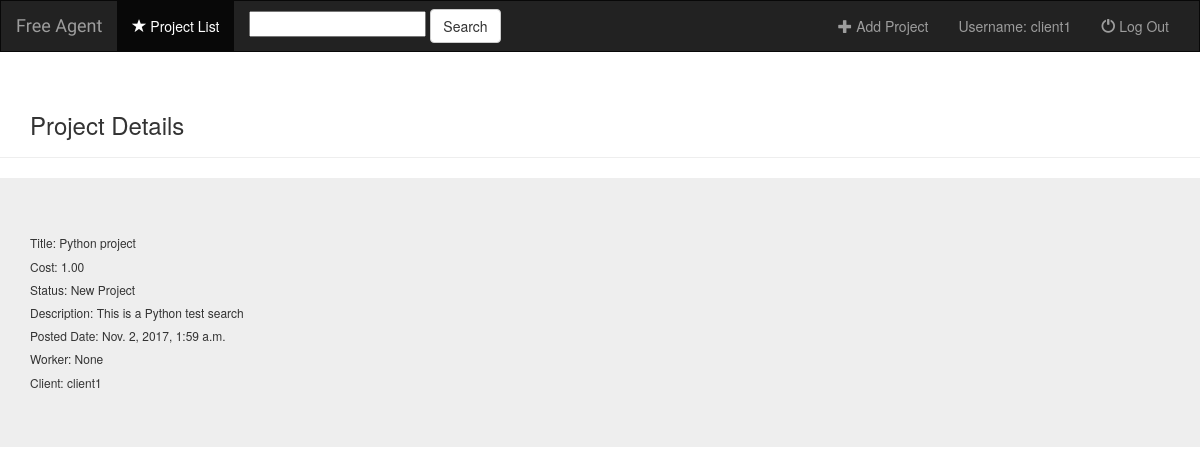
The page /freeAgentApp/2/ (signed in) on the database as committed earlier.
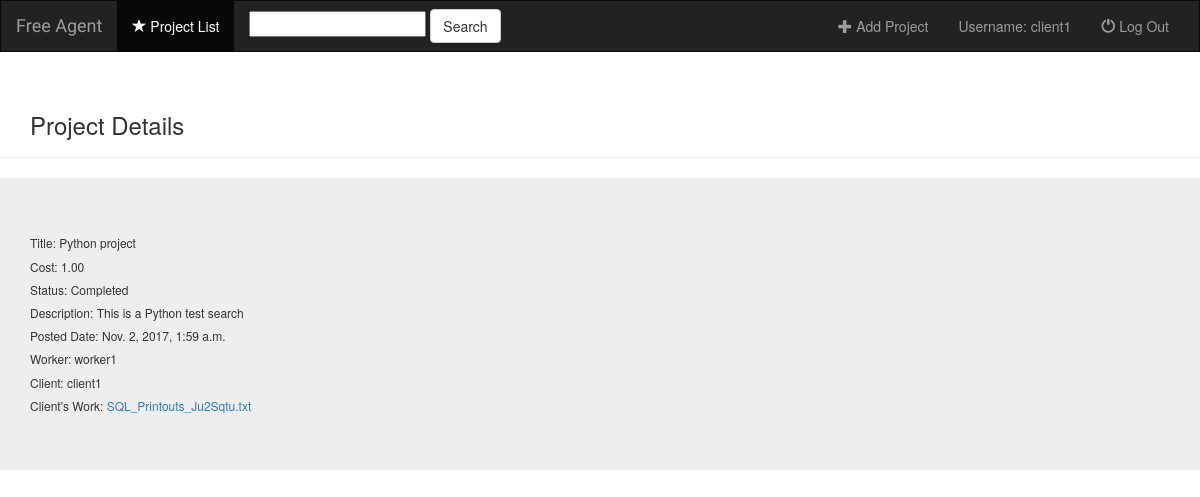
The same page on the database as committed later.
### freeAgentApp/models.py (models this page shows, shortened)
class Project(models.Model):
    title = models.CharField(max_length=100)
    cost = models.DecimalField(max_digits=15, decimal_places=2)
    pub_date = timezone.now()
    status = models.IntegerField(default=1, validators=[MinValueValidator(1), MaxValueValidator(4)])
    description = models.CharField(max_length=300)
    file_type = models.FileField(null=True, blank=True)
    client_upload = models.FileField(null=True, blank=True)
    client = models.ForeignKey(UserProfile, related_name="ThisClient", null=True, blank=True)
    worker = models.ForeignKey(UserProfile, related_name="ThisWorker", null=True, blank=True)

class UserProfile(AbstractUser):
    Identification = models.CharField(max_length=10, choices=(('F', 'freeAgent'), ('C', 'Client')))

### freeAgentApp/views.py (the view)
# urls.py: url(r'^(?P<pk>[0-9]+)/$', views.DetailView.as_view(), name='detail'),
class DetailView(LoginRequiredMixin, generic.DetailView):
    model = Project
    template_name = 'freeAgentApp/detail.html'

### freeAgentApp/templates/freeAgentApp/detail.html (shortened to what this page needs)
{% extends 'freeAgentApp/base.html' %}
{% block body %}
<div class="page-header">
    <div class="container"><h3>Project Details</h3></div>
</div>
<div class="jumbotron">
    <div class="container">
        <h6> Title: {{project.title}}</h6>
        <h6> Cost: {{project.cost}}</h6>
        <h6> Status:
            {% if project.status == 1 %} New Project
            {% elif project.status == 2 %} Applied
            {% elif project.status == 3 %} Working
            {% elif project.status == 4 %} Completed
            {% endif %}
        </h6>
        <h6> Description: {{project.description}}</h6>
        <h6> Posted Date: {{project.pub_date}}</h6>
        <h6> Worker: {{project.worker }}</h6>
        <h6> Client: {{ project.client }}</h6>
        {% if user.Identification == 'C' %}
            {% if project.status == 2 %}
                <form action="{% url 'freeAgentApp:addWorker'  %}" method="post" style=" display: inline;">
                    {%csrf_token%}
                    <input  name = "project.id" type="hidden" value="{{project.id }}" />
                    <button type="submit" name ="Accept" class="btn btn-default btn-sm"> Accept Worker</button>
                    <button type="submit" name ="Refuse" class="btn btn-default btn-sm"> Refuse Worker</button>
                </form>
            {% elif project.status == 4 %}
                <h6>
                    Client's Work:
                    {% if project.client_upload%}
                        <a href="{{ project.client_upload.url }}" download="{{ project.title }}">{{ project.client_upload}}</a>
                    {% else %}
                        None
                    {% endif %}
                </h6>
            {% endif %}
        {% endif %}
    </div>
</div>
{% endblock %}

Rows that differ between the two databases and show on the page:
changed Project "Python project": worker "None" → "worker1"; status 1 → 4 (drawn); client_upload (not shown) → "SQL_Printouts_Ju2Sqtu.txt"
Other text that changed with them:
text no longer shown: "New Project"
text now shown: "Completed Client's Work:"
